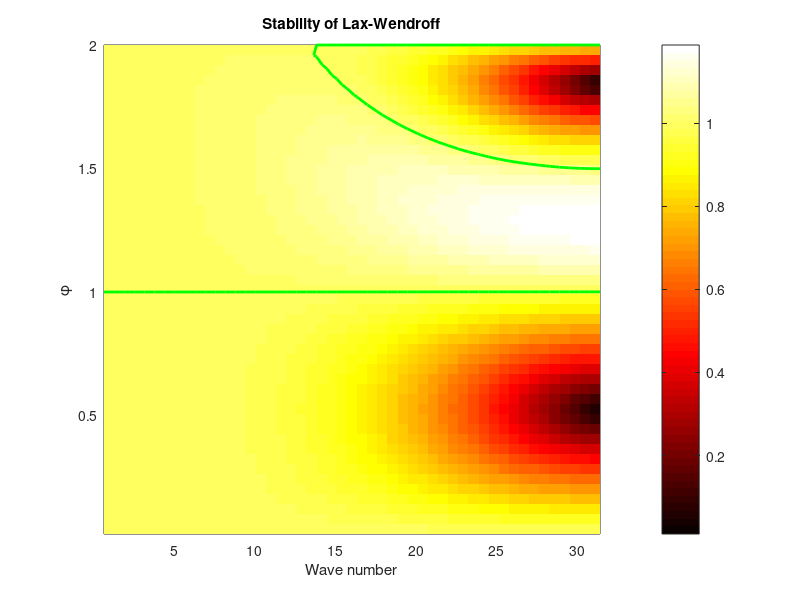
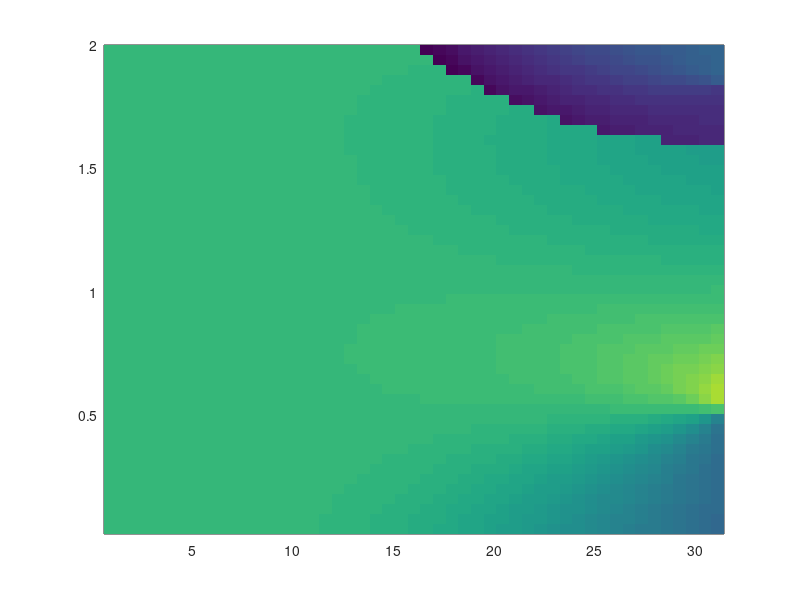

MATLAB code to generate these figures, in order: (Note: this script raises an error after producing the figures.)
clear all
close all
clc

L=10; J=100; dx=L/J; c=1;

% define a vector of wave numbers
khat=2*pi*[1:J/2]/J;    % equivalent to 2*pi*k/L*dx

% define a vector of phi to test
nphi=50; phi=linspace(1/nphi,2,nphi); % we start at a small phi rather than zero 
                        
% define a 2D grid of k, phi for density plotting
[K,Phi]=meshgrid(khat,phi);

a_neg2 = 1/6*(Phi.^3 - Phi);
a_neg1 = 1/2*(2*Phi + Phi.^2 - Phi.^3);
a_0 = 1 - 1/2*Phi - Phi.^2 + 1/2*Phi.^3;
a_1 = 1/6*(-2*Phi + 3*Phi.^2 - Phi.^3);

% calculate the (complex) von Neumann multiplier 3rd Order Upwind
A1 = a_1.*exp(i*K) + a_0 + a_neg1.*exp(-i*K) + a_neg2.*exp(-2*i*K);

% calculate the (complex) von Neumann multiplier Lax-Wendroff
A2 = 1 -.5*Phi.*(exp(i*K) -exp(-i*K)) ...
    +.5*Phi.^2.*(exp(i*K) +exp(-i*K) -2);


Lambda=abs(A1);

% plot results as a hot density plot, with an additional (green) contour 
% indicating lambda = 1
pcolor(K/dx,Phi,Lambda), shading flat, colormap hot, colorbar
hold on, contour(K/dx,Phi,Lambda,[1 1],'g','LineWidth',2), hold off
xlabel('Wave number'), ylabel('\phi')
title('Stability of Lax-Wendroff')

% now for phase speed ratio
Dt=dx/c*Phi;   % matrix of delta ts
Omega=-atan2(imag(A1),real(A1))./Dt;
Phase_Ratio=dx/c*Omega./K;      % because the K has a factor of dx in it

% density plot
figure
pcolor(K/dx,Phi,Phase_Ratio), shading flat, colormap parula, colorbar
hold on, contour(K/dx,Phi,Phase_Ratio,[1 1],'k','LineWidth',2), hold off
xlabel('Wave number'), ylabel('\phi')
title('Phase Speed Ratio for Lax-Wendroff')
